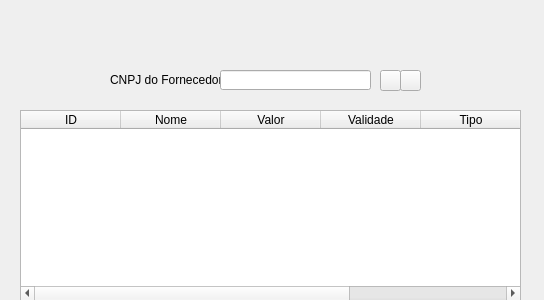
<?xml version="1.0" encoding="UTF-8"?>
<ui version="4.0">
 <class>procurador_produtofornecedor</class>
 <widget class="QWidget" name="procurador_produtofornecedor">
  <property name="geometry">
   <rect>
    <x>0</x>
    <y>0</y>
    <width>544</width>
    <height>300</height>
   </rect>
  </property>
  <property name="windowTitle">
   <string>Form</string>
  </property>
  <widget class="QLabel" name="cnpj_fornecedor">
   <property name="geometry">
    <rect>
     <x>110</x>
     <y>70</y>
     <width>111</width>
     <height>20</height>
    </rect>
   </property>
   <property name="text">
    <string>CNPJ do Fornecedor</string>
   </property>
  </widget>
  <widget class="QTableWidget" name="retorno_bd">
   <property name="geometry">
    <rect>
     <x>20</x>
     <y>110</y>
     <width>501</width>
     <height>191</height>
    </rect>
   </property>
   <column>
    <property name="text">
     <string>ID</string>
    </property>
   </column>
   <column>
    <property name="text">
     <string>Nome</string>
    </property>
   </column>
   <column>
    <property name="text">
     <string>Valor</string>
    </property>
   </column>
   <column>
    <property name="text">
     <string>Validade</string>
    </property>
   </column>
   <column>
    <property name="text">
     <string>Tipo</string>
    </property>
   </column>
   <column>
    <property name="text">
     <string>Quantidade</string>
    </property>
   </column>
  </widget>
  <widget class="QPushButton" name="procurarFornece_button">
   <property name="geometry">
    <rect>
     <x>380</x>
     <y>70</y>
     <width>21</width>
     <height>21</height>
    </rect>
   </property>
   <property name="text">
    <string/>
   </property>
   <property name="icon">
    <iconset>
     <normaloff>pesquisar.png</normaloff>pesquisar.png</iconset>
   </property>
  </widget>
  <widget class="QLineEdit" name="search_fornecedor">
   <property name="geometry">
    <rect>
     <x>220</x>
     <y>70</y>
     <width>151</width>
     <height>20</height>
    </rect>
   </property>
   <property name="text">
    <string/>
   </property>
  </widget>
  <widget class="QPushButton" name="listartodos_button">
   <property name="geometry">
    <rect>
     <x>400</x>
     <y>70</y>
     <width>21</width>
     <height>21</height>
    </rect>
   </property>
   <property name="text">
    <string/>
   </property>
   <property name="icon">
    <iconset>
     <normaloff>pesquisar.png</normaloff>pesquisar.png</iconset>
   </property>
  </widget>
 </widget>
 <resources/>
 <connections/>
</ui>
